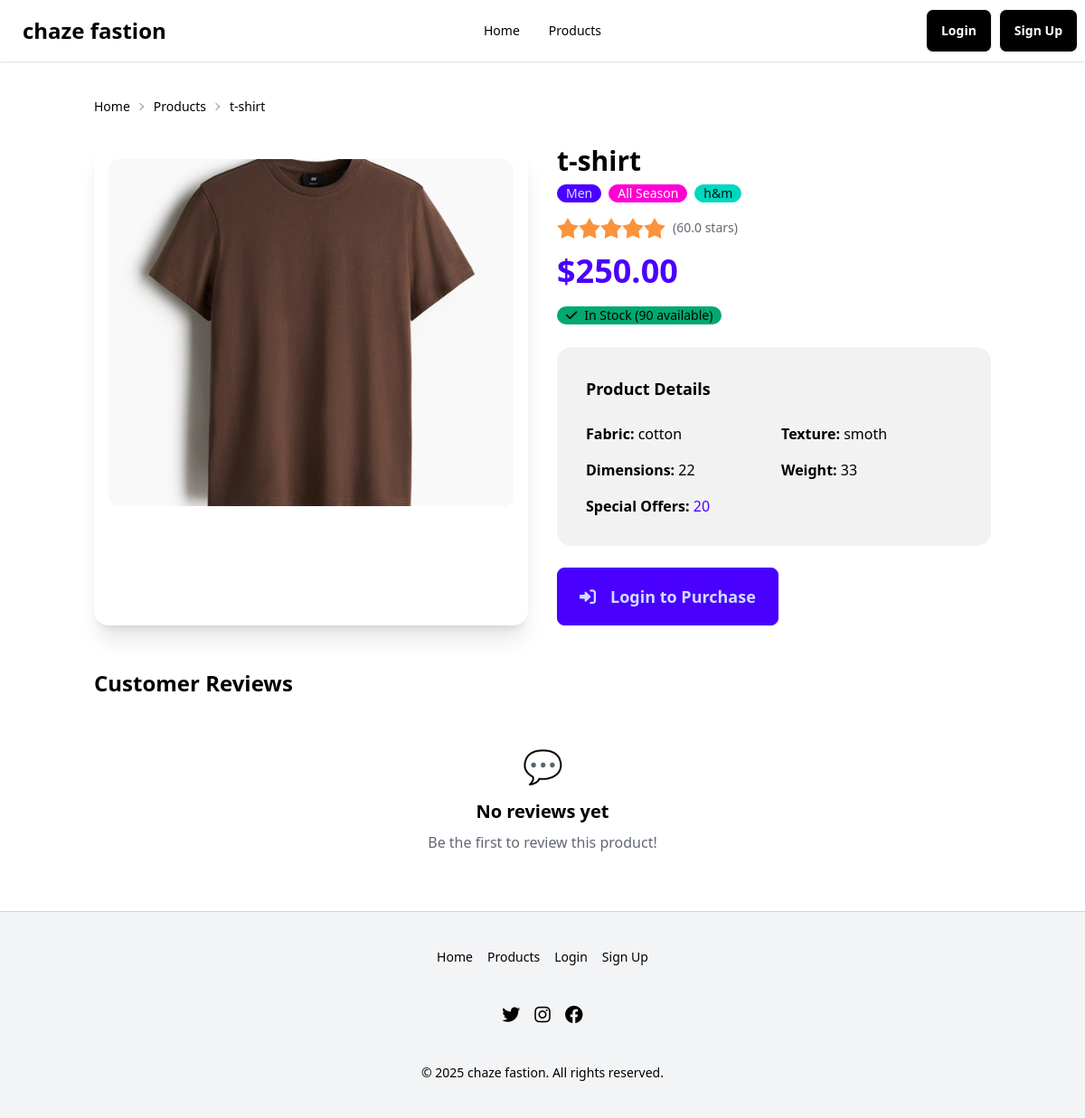
/product/1/, run on the app's committed database.
### catalog/models.py (models this page shows, shortened)
class Product(models.Model):
    CATEGORY_CHOICES = [
        ("Boys", "Boys"),
        ("Girls", "Girls"),
        ("Men", "Men"),
        ("Women", "Women"),
        ("Toddler", "Toddler"),
    ]
    SEASON_CHOICES = [
        ("Summer", "Summer"),
        ("Winter", "Winter"),
        ("All Season", "All Season"),
    ]
    pr_id = models.AutoField(primary_key=True)
    pr_cate = models.CharField(max_length=20, choices=CATEGORY_CHOICES)
    pr_name = models.CharField(max_length=100)
    pr_price = models.DecimalField(max_digits=10, decimal_places=2)
    pr_reviews = models.FloatField(default=0)
    pr_buy_quant = models.PositiveIntegerField(default=0)
    pr_stk_quant = models.PositiveIntegerField(default=0)
    pr_dimensions = models.CharField(max_length=100, blank=True)
    pr_weights = models.CharField(max_length=50, blank=True)
    pr_offers = models.CharField(max_length=100, blank=True)
    pr_images = models.ImageField(upload_to='product_images/', blank=True, null=True)
    pr_season = models.CharField(max_length=20, choices=SEASON_CHOICES, default="All Season")
    pr_fabric = models.CharField(max_length=50, blank=True)
    pr_texture = models.CharField(max_length=50, blank=True)
    pr_brand = models.CharField(max_length=50, blank=True)

### catalog/views.py (the view)
# urls.py: path('product/<int:product_id>/', views.product_detail, name='product_detail'),
def product_detail(request, product_id):
    product = get_object_or_404(Product, pr_id=product_id)
    reviews = product.review_set.all().order_by('-created_at')
    context = {
        'product': product,
        'reviews': reviews,
    }
    return render(request, 'catalog/product_detail.html', context)

### templates/catalog/product_detail.html (shortened to what this page needs)
{% extends 'base.html' %}
{% block content %}
<div class="container mx-auto">
    <div class="text-sm breadcrumbs mb-6">
        <ul>
            <li><a href="{% url 'home' %}">Home</a></li>
            <li><a href="{% url 'product_list' %}">Products</a></li>
            <li>{{ product.pr_name }}</li>
        </ul>
    </div>
    <div class="grid grid-cols-1 lg:grid-cols-2 gap-8">
        <div class="card bg-base-100 shadow-xl">
            <figure class="px-4 pt-4">
                {% if product.pr_images %}
                    <img src="{{ product.pr_images.url }}" alt="{{ product.pr_name }}"
                         class="rounded-xl w-full h-96 object-cover" />
                {% else %}
                    <div class="bg-base-300 rounded-xl w-full h-96 flex items-center justify-center">
                        <i class="fas fa-tshirt text-8xl text-base-content opacity-50"></i>
                    </div>
                {% endif %}
            </figure>
        </div>
        <div class="space-y-6">
            <div>
                <h1 class="text-3xl font-bold mb-2">{{ product.pr_name }}</h1>
                <div class="flex items-center gap-2 mb-4">
                    <span class="badge badge-primary">{{ product.pr_cate }}</span>
                    <span class="badge badge-secondary">{{ product.pr_season }}</span>
                    {% if product.pr_brand %}
                        <span class="badge badge-accent">{{ product.pr_brand }}</span>
                    {% endif %}
                </div>
                <div class="flex items-center gap-2 mb-4">
                    <div class="rating rating-md">
                        {% for i in "12345" %}
                            {% if forloop.counter <= product.pr_reviews %}
                                <input type="radio" name="rating" class="mask mask-star-2 bg-orange-400" checked disabled />
                            {% else %}
                                <input type="radio" name="rating" class="mask mask-star-2 bg-orange-400" disabled />
                            {% endif %}
                        {% endfor %}
                    </div>
                    <span class="text-sm text-base-content opacity-70">
                        ({{ product.pr_reviews }} stars)
                    </span>
                </div>
                <div class="text-4xl font-bold text-primary mb-4">
                    ${{ product.pr_price }}
                </div>
                <div class="mb-4">
                    {% if product.pr_stk_quant > 0 %}
                        <span class="badge badge-success gap-2">
                            <i class="fas fa-check"></i>
                            In Stock ({{ product.pr_stk_quant }} available)
                        </span>
                    {% else %}
                        <span class="badge badge-error gap-2">
                            <i class="fas fa-times"></i>
                            Out of Stock
                        </span>
                    {% endif %}
                </div>
            </div>
            <div class="card bg-base-200">
                <div class="card-body">
                    <h2 class="card-title text-lg mb-4">Product Details</h2>
                    <div class="grid grid-cols-1 md:grid-cols-2 gap-4">
                        {% if product.pr_fabric %}
                            <div>
                                <span class="font-semibold">Fabric:</span>
                                <span>{{ product.pr_fabric }}</span>
                            </div>
                        {% endif %}
                        {% if product.pr_texture %}
                            <div>
                                <span class="font-semibold">Texture:</span>
                                <span>{{ product.pr_texture }}</span>
                            </div>
                        {% endif %}
                        {% if product.pr_dimensions %}
                            <div>
                                <span class="font-semibold">Dimensions:</span>
                                <span>{{ product.pr_dimensions }}</span>
                            </div>
                        {% endif %}
                        {% if product.pr_weights %}
                            <div>
                                <span class="font-semibold">Weight:</span>
                                <span>{{ product.pr_weights }}</span>
                            </div>
                        {% endif %}
                        {% if product.pr_offers %}
                            <div class="md:col-span-2">
                                <span class="font-semibold">Special Offers:</span>
                                <span class="text-primary">{{ product.pr_offers }}</span>
                            </div>
                        {% endif %}
                    </div>
                </div>
            </div>
            <div class="flex flex-wrap gap-4">
                {% if user.is_authenticated %}
                    {% if product.pr_stk_quant > 0 %}
                        <a href="{% url 'add_to_cart' product.pr_id %}" class="btn btn-primary btn-lg">
                            <i class="fas fa-shopping-cart mr-2"></i>
                            Add to Cart
                        </a>
                    {% endif %}
                    <a href="{% url 'add_to_wishlist' product.pr_id %}" class="btn btn-outline btn-lg">
                        <i class="fas fa-heart mr-2"></i>
                        Add to Wishlist
                    </a>
                {% else %}
                    <a href="{% url 'login' %}" class="btn btn-primary btn-lg">
                        <i class="fas fa-sign-in-alt mr-2"></i>
                        Login to Purchase
                    </a>
                {% endif %}
            </div>
        </div>
    </div>
    <div class="mt-12">
        <h2 class="text-2xl font-bold mb-6">Customer Reviews</h2>
        {% if reviews %}
            <div class="space-y-4">
                {% for review in reviews %}
                <div class="card bg-base-100 shadow-lg">
                    <div class="card-body">
                        <div class="flex items-center justify-between mb-2">
                            <div class="flex items-center gap-2">
                                <div class="avatar placeholder">
                                    <div class="bg-primary text-primary-content rounded-full w-8">
                                        <span class="text-xs">{{ review.user.username|first|upper }}</span>
                                    </div>
                                </div>
                                <span class="font-semibold">{{ review.user.username }}</span>
                            </div>
                            <div class="rating rating-sm">
                                {% for i in "12345" %}
                                    {% if forloop.counter <= review.rating %}
                                        <input type="radio" name="rating-{{ review.id }}"
                                               class="mask mask-star-2 bg-orange-400" checked disabled />
                                    {% else %}
                                        <input type="radio" name="rating-{{ review.id }}"
                                               class="mask mask-star-2 bg-orange-400" disabled />
                                    {% endif %}
                                {% endfor %}
                            </div>
                        </div>
                        {% if review.comment %}
                            <p class="text-base-content">{{ review.comment }}</p>
                        {% endif %}
                        <div class="text-xs text-base-content opacity-50 mt-2">
                            {{ review.created_at|date:"F j, Y" }}
                        </div>
                    </div>
                </div>
                {% endfor %}
            </div>
        {% else %}
            <div class="text-center py-8">
                <div class="text-4xl mb-4">💬</div>
                <h3 class="text-xl font-semibold mb-2">No reviews yet</h3>
                <p class="text-base-content opacity-70">Be the first to review this product!</p>
            </div>
        {% endif %}
    </div>
</div>
{% endblock %}

### data on the page
Product: pr_name "t-shirt", pr_images (picture), pr_cate "Men", pr_season "All Season", pr_brand "h&m", pr_reviews "60.0", pr_price "250.00", pr_stk_quant "90", pr_fabric "cotton", pr_texture "smoth", pr_dimensions "22", pr_weights "33", pr_offers "20"
